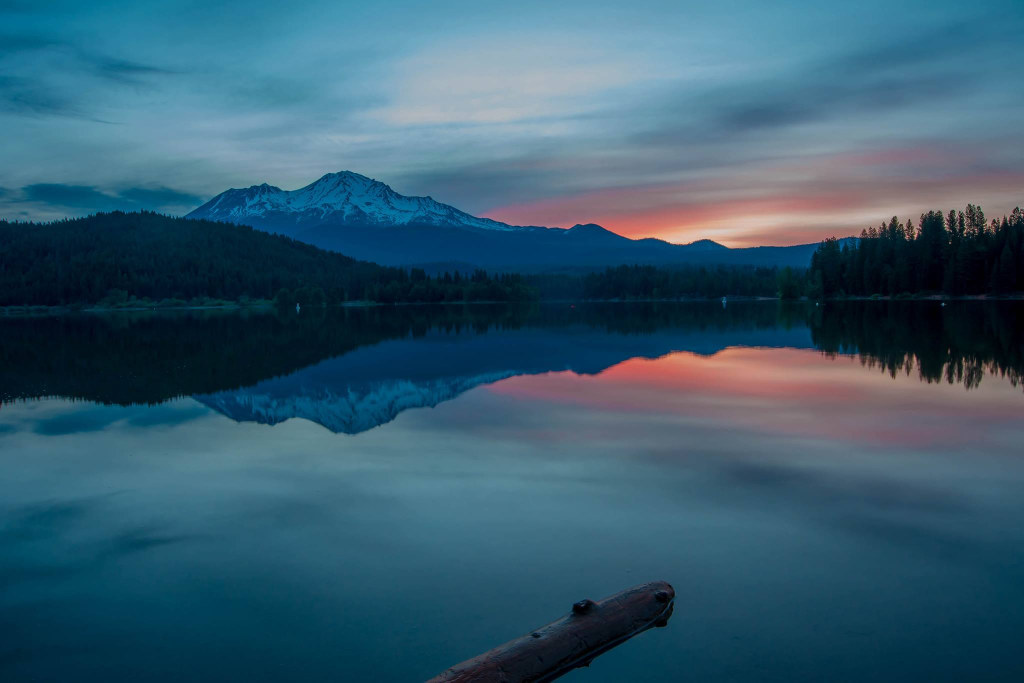
#> input picture MountShasta.jpg, 2048 x 1365 px, found by its file name (shown at 1/2 size)
$ python ContactSheet.py
#> lines starting #> are read from the running program, lines starting #| are printed output that depends on the picture
import PIL
from PIL import Image, ImageDraw, ImageFont
from PIL import ImageEnhance


# read image and convert to RGB
image=Image.open("python-pillow/MountShasta.jpg").convert("RGB")
#> image is the input picture: PIL image 2048x1365 RGB; mean R, G, B 53.5, 90.8, 110.6
images=[]
r,g,b = image.split()
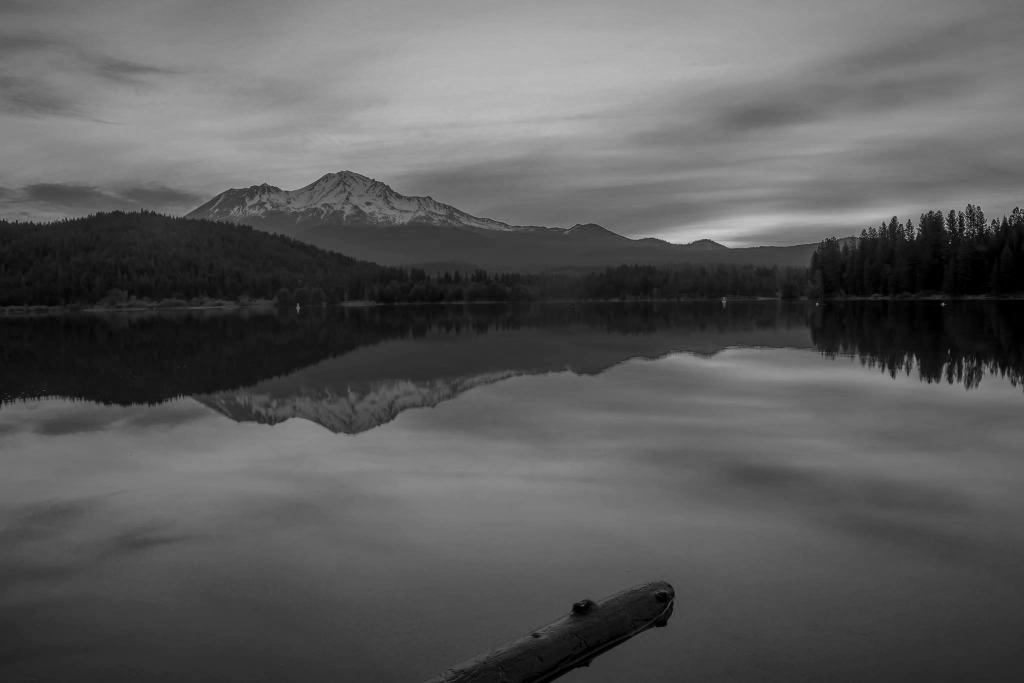
#> g: PIL image 2048x1365 L (shown at 1/2 size); min 0, max 229, mean 90.8
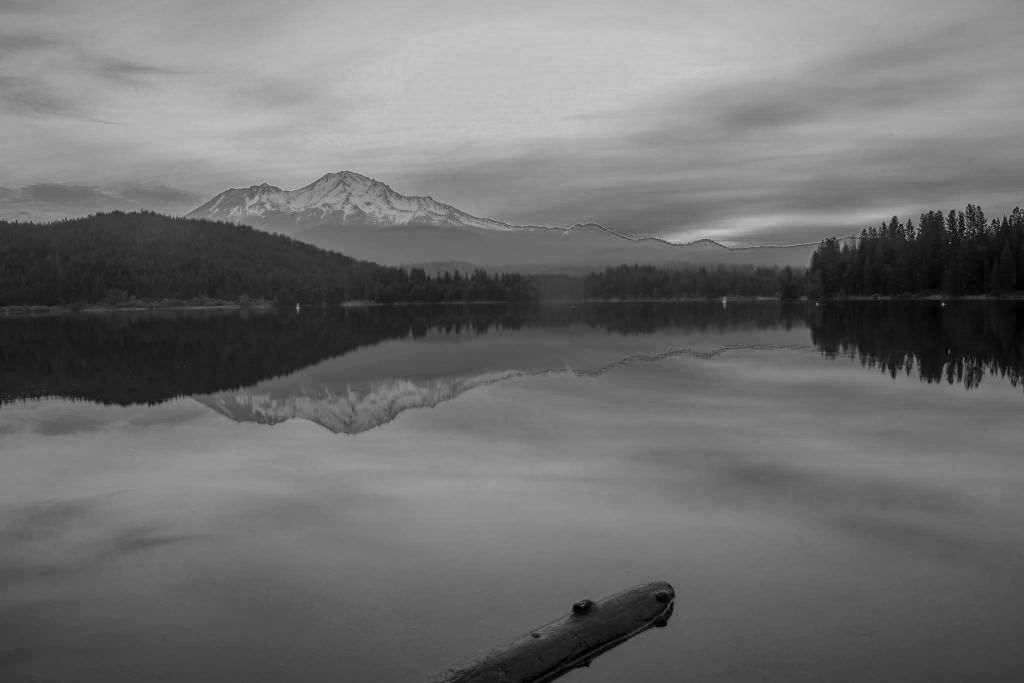
#> b: PIL image 2048x1365 L (shown at 1/2 size); min 0, max 229, mean 110.6

# Create 3 images for 3 different channels
for i in range (0,3):
    t=[r,b,g]
    t2=[r,b,g]
    for j in (.1,.5,.9):
        t[i]=t[i].point(lambda a: a * j)
        initial_contact_sheet=PIL.Image.new(image.mode, (image.width,image.height+100))
        result=Image.merge('RGB',tuple(t))
        initial_contact_sheet.paste(result,(0,0))
        txt = Image.new("RGB", (image.width, 100))
        fnt = ImageFont.truetype("ariel.ttf", 50)
        d = ImageDraw.Draw(txt)
        d.text((10,20), f"channel {i} intensitiy {j}", font=fnt, fill=(255,255,255,255))
        initial_contact_sheet.paste(txt,(0,image.height))
        images.append(initial_contact_sheet)
        t[i]=t2[i]
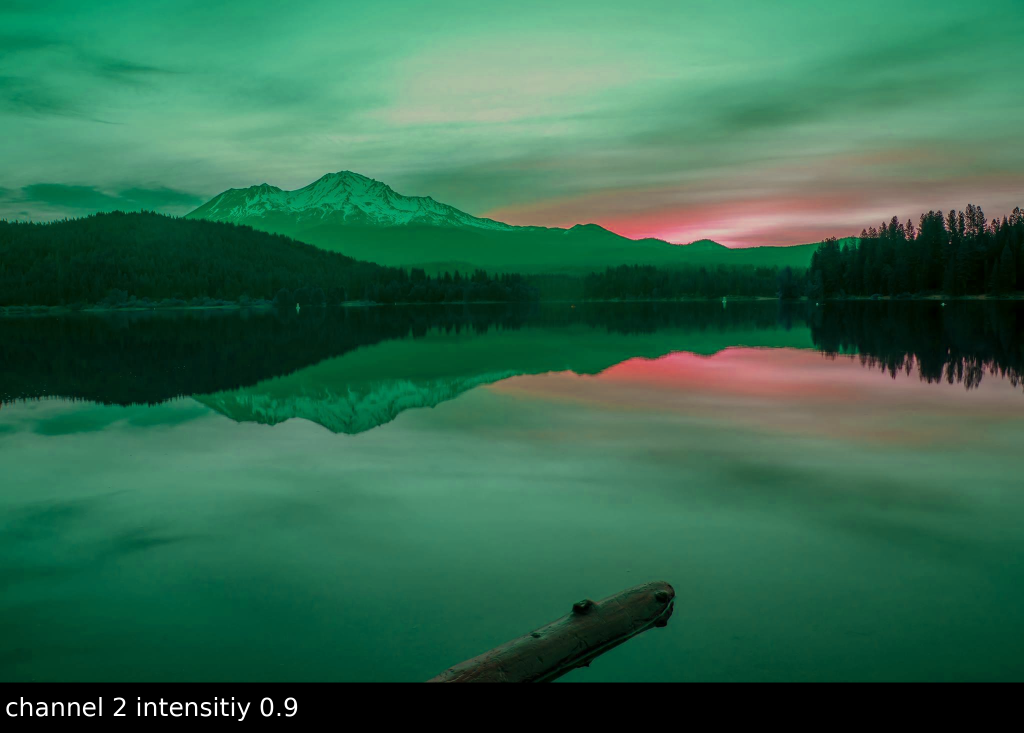
#> initial_contact_sheet: PIL image 2048x1465 RGB (shown at 1/2 size); mean R, G, B 50.4, 103.5, 76.6
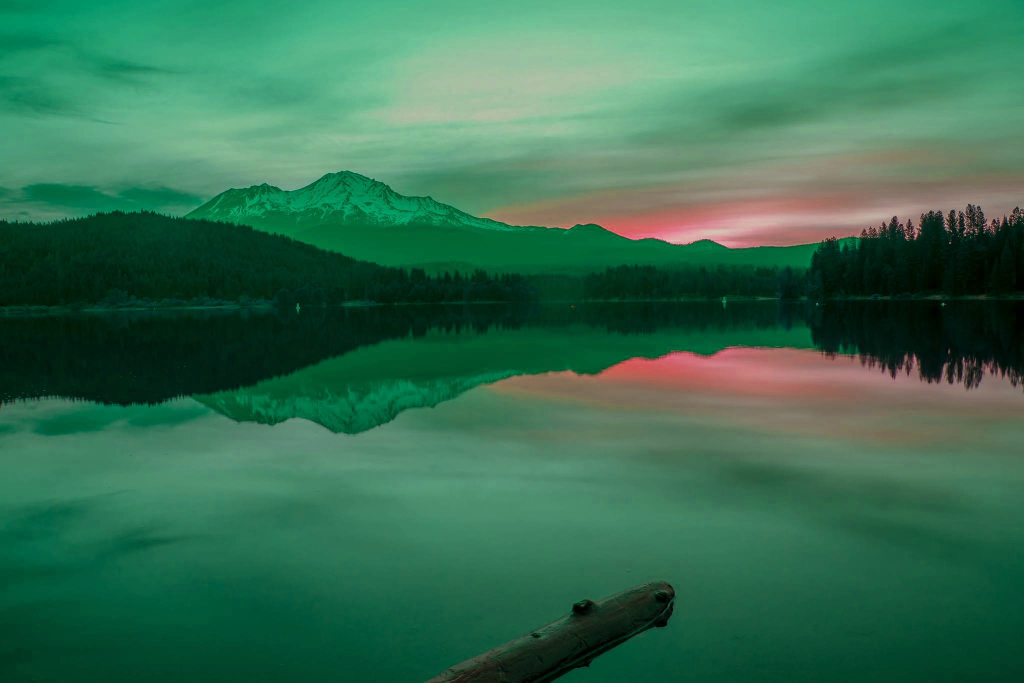
#> result: PIL image 2048x1365 RGB (shown at 1/2 size); mean R, G, B 53.5, 110.6, 81.7
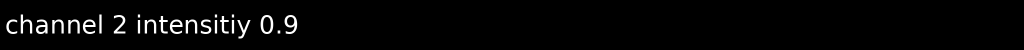
#> txt: PIL image 2048x100 RGB (shown at 1/2 size); min 0, max 255, mean 7
#> after the loop, images = 9 items


#create a contact sheet
first_image=images[0]
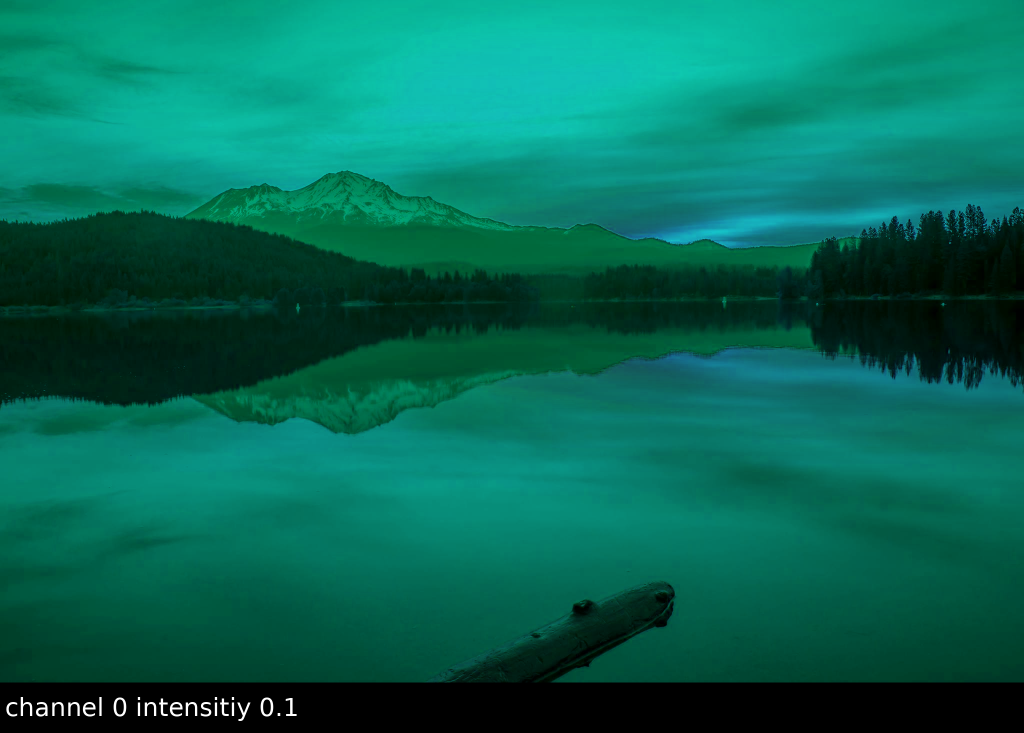
#> first_image: PIL image 2048x1465 RGB (shown at 1/2 size); mean R, G, B 5.4, 103.5, 85.1
contact_sheet=PIL.Image.new(first_image.mode, (first_image.width*3,first_image.height*3))
#> contact_sheet: PIL image 6144x4395 RGB; every value is 0
x=0
y=0

for img in images:
    # Lets paste the current image into the contact sheet
    contact_sheet.paste(img, (x, y) )
    # Now we update our X position. If it is going to be the width of the image, then we set it to 0
    # and update Y as well to point to the next "line" of the contact sheet.
    if x+first_image.width == contact_sheet.width:
        x=0
        y=y+first_image.height
    else:
        x=x+first_image.width
#> this loop made 9 passes
#> (x, y) on passes 3, 6, 9: (0, 1465), (0, 2930), (0, 4395)
#> x on passes 1, 2, 4, 5, 7, 8: 2048, 4096, 2048, 4096, 2048, 4096
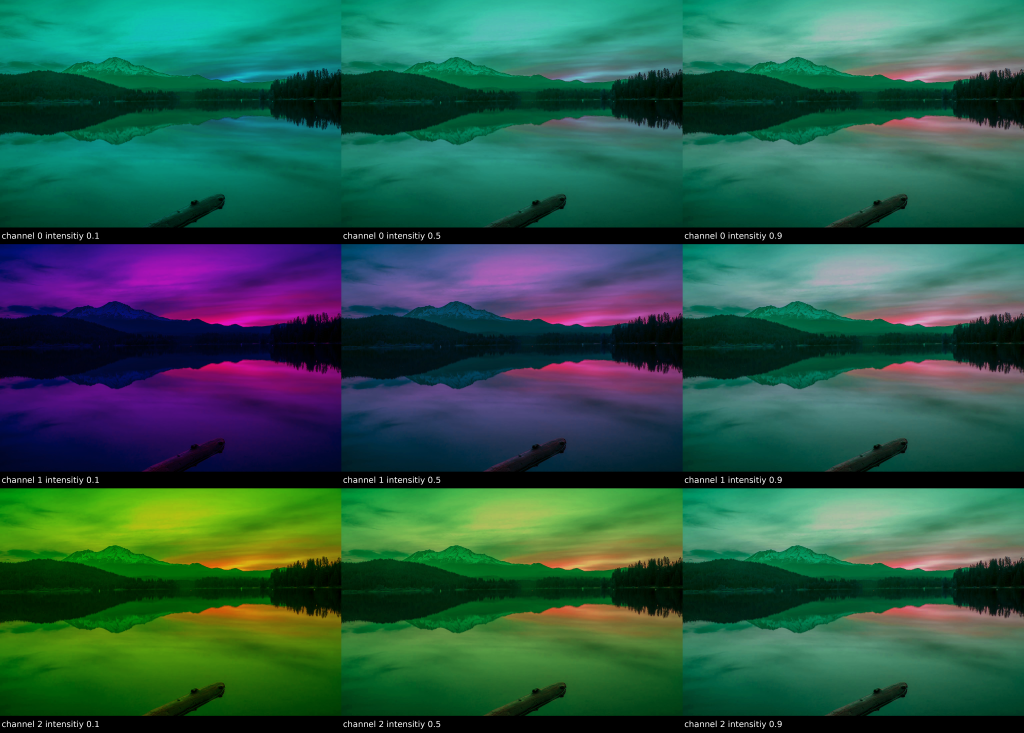
#> contact_sheet: PIL image 6144x4395 RGB (shown at 1/6 size); mean R, G, B 42, 86.4, 71
#> after the loop, x = 0; y = 4395

# resize and display the contact sheet
contact_sheet = contact_sheet.resize((int(contact_sheet.width/2),int(contact_sheet.height/2) ))
#> contact_sheet: PIL image 3072x2197 RGB
contact_sheet.show()

$ run again, with NiagaraFalls.jpg copied over MountShasta.jpg
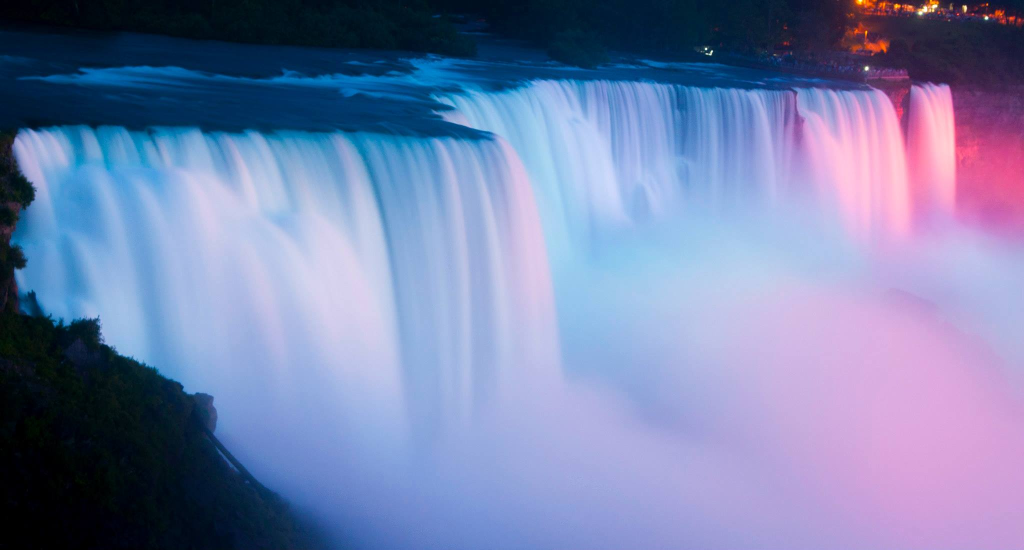
#> input picture NiagaraFalls.jpg, 2048 x 1099 px, found by its file name (shown at 1/2 size)
#> image is the input picture: PIL image 2048x1099 RGB; mean R, G, B 118.8, 130, 171.6
#> after the loop `for i in range (0,3):`:
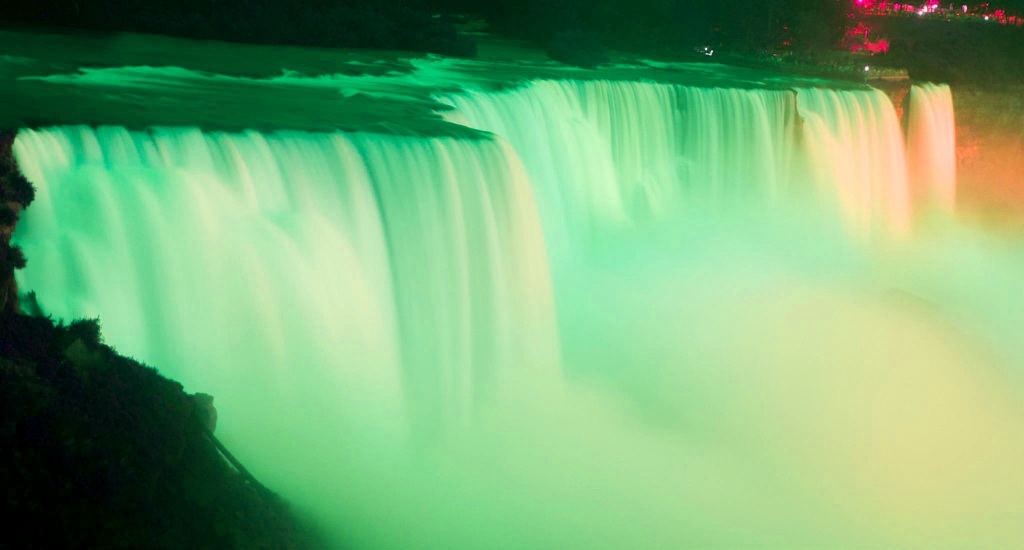
#> result: PIL image 2048x1099 RGB (shown at 1/2 size); mean R, G, B 118.8, 171.6, 117
#> after the loop `for i in range (0,3):`: images = 9 items
#> the loop `for img in images:` made 9 passes
#> (x, y) on passes 3, 6, 9: (0, 1199), (0, 2398), (0, 3597)
#> after the loop `for img in images:`:
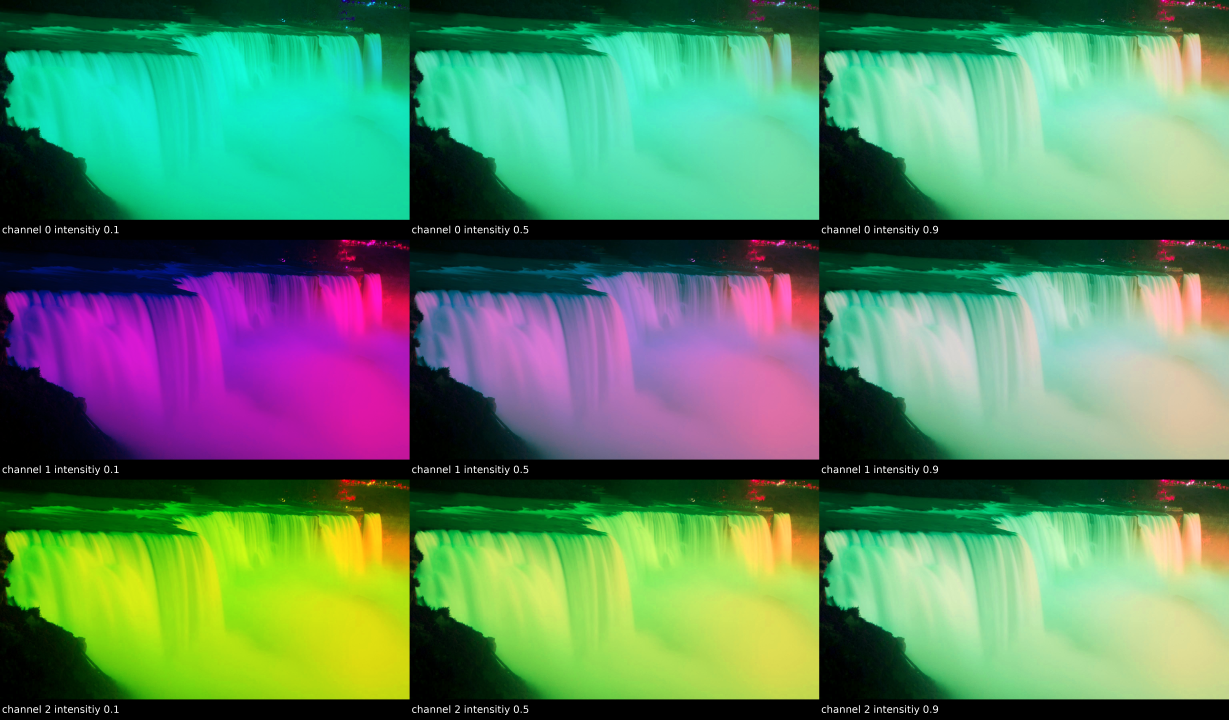
#> contact_sheet: PIL image 6144x3597 RGB (shown at 1/5 size); mean R, G, B 91.3, 131.7, 99.9
#> after the loop `for img in images:`: x = 0; y = 3597
